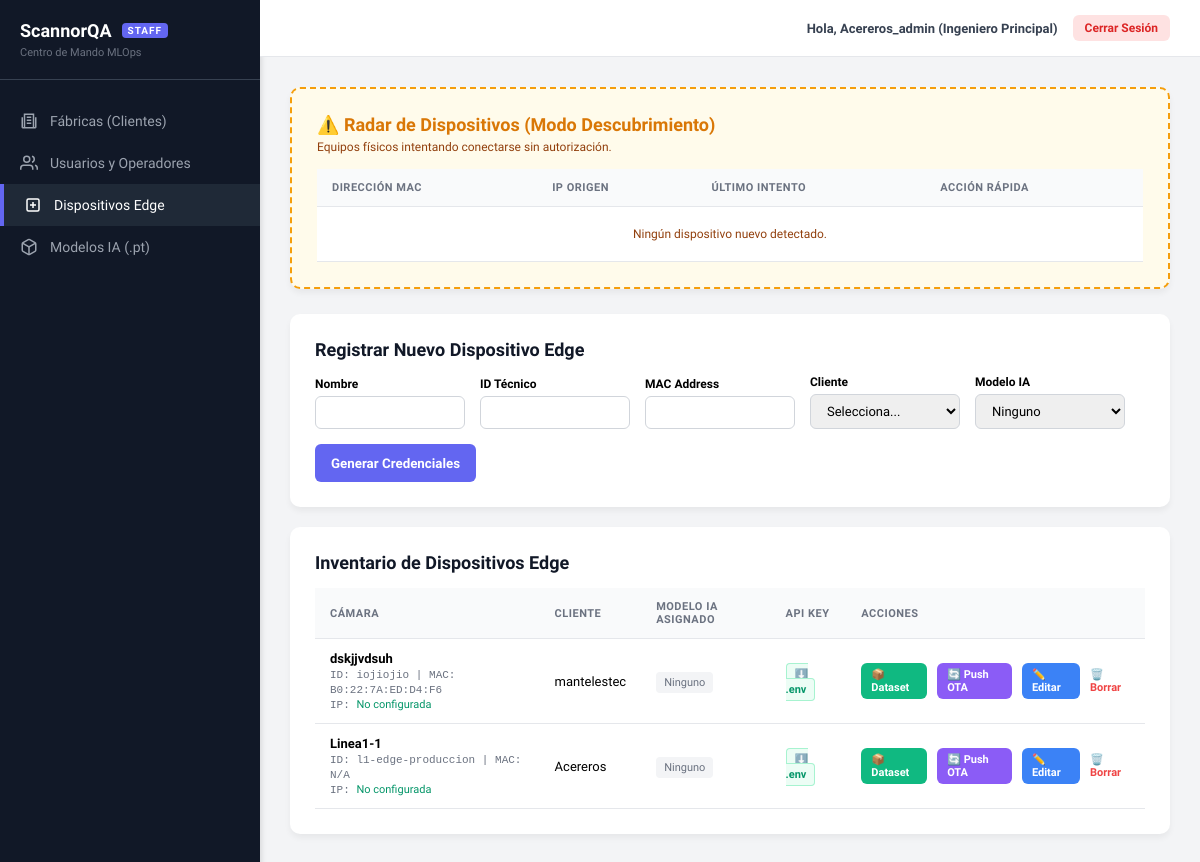
Page /staff/dispositivos/ (signed in) on the earlier database version.
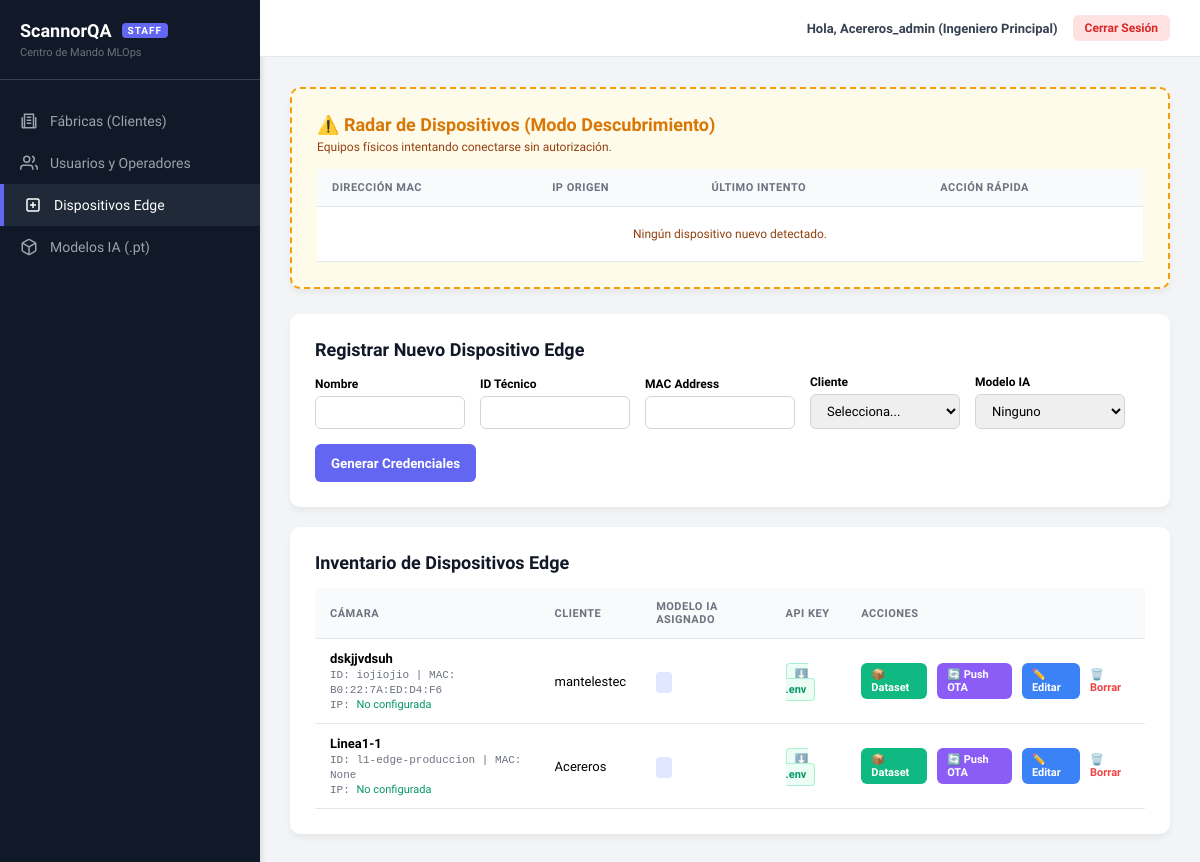
Same page on the later database version.
### Backend/models.py (models this page shows, shortened)
class Dispositivo(models.Model):
    empresa = models.ForeignKey(Empresa, on_delete=models.CASCADE, related_name='dispositivos')
    nombre = models.CharField(max_length=100, help_text="Ej. Línea 1 - Ensamblaje Frontal")
    device_id = models.CharField(max_length=100, unique=True, null=True, blank=True)
    mac_address = models.CharField(max_length=17, unique=True, null=True, blank=True, validators=[mac_validator])
    api_key = models.CharField(max_length=64, unique=True, editable=False)
    activo = models.BooleanField(default=True)
    ultimo_sync = models.DateTimeField(null=True, blank=True)
    modelo_asignado = models.ForeignKey(ModeloIA, on_delete=models.SET_NULL, null=True, blank=True)
    ip_local = models.CharField(max_length=50, blank=True, null=True, help_text="Ej: 192.168.1.50:8001")

class Empresa(models.Model):
    nombre = models.CharField(max_length=255, unique=True)
    activa = models.BooleanField(default=True)
    fecha_creacion = models.DateTimeField(auto_now_add=True)
    limite_usuarios = models.IntegerField(default=5, help_text="Cantidad máxima de operadores")
    ESTADOS_PLAN = (
        ('trial', 'Periodo de Prueba'),
        ('activo', 'Suscripción Activa'),
        ('suspendido', 'Suspendido por Pago')
    )
    estado_plan = models.CharField(max_length=30, choices=ESTADOS_PLAN, default='activo')

### Backend/views.py (the view, shortened to what this page needs)
# urls.py: path('staff/dispositivos/', views.staff_dispositivos, name='staff_dispositivos'),
@login_required
def staff_dispositivos(request):
    dispositivos = Dispositivo.objects.all().order_by('-id')
    empresas = Empresa.objects.all()
    intentos_conexion = IntentoConexionEdge.objects.all().order_by('-ultimo_intento')
    from .models import ModeloIA
    modelos_ia = ModeloIA.objects.all().order_by('-id')
    context = {
        'dispositivos': dispositivos,
        'empresas': empresas,
        'intentos_conexion': intentos_conexion,
        'modelos': modelos_ia
    }
    return render(request, 'staff/dispositivos.html', context)

### templates/staff/dispositivos.html (shortened to what the changed rows need)
{% extends 'staff/base_staff.html' %}
{% block content %}
<div class="staff-card" style="border: 2px dashed #f59e0b; background-color: #fffbeb; margin-bottom: 25px;">
    <table class="staff-table" style="background: white;">
        <thead>
            <tr><th>Dirección MAC</th><th>IP Origen</th><th>Último Intento</th><th>Acción rápida</th></tr>
        </thead>
    </table>
</div>
<div class="staff-card">
    <table class="staff-table">
        <thead>
            <tr><th>Cámara</th><th>Cliente</th><th>Modelo IA Asignado</th><th>API Key</th><th>Acciones</th></tr>
        </thead>
        <tbody>
            {% for dispositivo in dispositivos %}
            <tr>
                <td style="font-size: 13px;">
                    <strong>{{ dispositivo.nombre }}</strong><br>
                    <span style="font-size: 11px; color: #6b7280; font-family: monospace;">
                        ID: {{ dispositivo.device_id }} | MAC: {{ dispositivo.mac_address|default:"N/A" }}<br>
                        IP: <span style="color: #059669;">{{ dispositivo.ip_local|default:"No configurada" }}</span>
                    </span>
                </td>
                <td>{{ dispositivo.empresa.nombre }}</td>
                <td>
                    {% if dispositivo.modelo_asignado %}
                        <span style="background: #e0e7ff; color: #4338ca; padding: 4px 8px; border-radius: 4px; font-size: 11px; font-weight: bold;"> {{ dispositivo.modelo_asignado.version }}</span>
                    {% else %}
                        <span style="background: #f3f4f6; color: #6b7280; padding: 4px 8px; border-radius: 4px; font-size: 11px;">Ninguno</span>
                    {% endif %}
                </td>
                <td style="max-width: 150px;">
                    <a href="{% url 'descargar_env_dispositivo' dispositivo.id %}" style="font-size: 11px; color: #059669; text-decoration: none; font-weight: bold; padding: 4px 8px; background-color: #ecfdf5; border: 1px solid #a7f3d0; border-radius: 4px;">⬇️ .env</a>
                </td>
                <td>
                    <div style="display: flex; gap: 10px; align-items: center;">
                        <a href="{% url 'extraer_dataset' dispositivo.id %}" class="btn-primary" style="background: #10b981; text-decoration: none; padding: 5px 10px; font-size: 11px;">📦 Dataset</a>
                        <a href="{% url 'push_update_ota' dispositivo.id %}" class="btn-primary" style="background: #8b5cf6; text-decoration: none; padding: 5px 10px; font-size: 11px;">🔄 Push OTA</a>
                        <a href="{% url 'editar_dispositivo' dispositivo.id %}" class="btn-primary" style="background: #3b82f6; text-decoration: none; padding: 5px 10px; font-size: 11px;">✏️ Editar</a>
                        <a href="{% url 'eliminar_dispositivo' dispositivo.id %}" onclick="return confirm('¿Seguro que deseas eliminar esta cámara?');" style="color: #ef4444; text-decoration: none; font-size: 11px; font-weight: bold;">🗑️ Borrar</a>
                    </div>
                </td>
            </tr>
            {% empty %}
            <tr><td colspan="5" style="text-align: center; padding: 30px; color: #6b7280;">No hay dispositivos registrados.</td></tr>
            {% endfor %}
        </tbody>
    </table>
</div>
{% endblock %}

Differences in the rows shown:
changed Dispositivo "dskjjvdsuh": no longer shows "Ninguno"
changed Dispositivo "Linea1-1": mac_address "N/A" → "None"; no longer shows "Ninguno"
